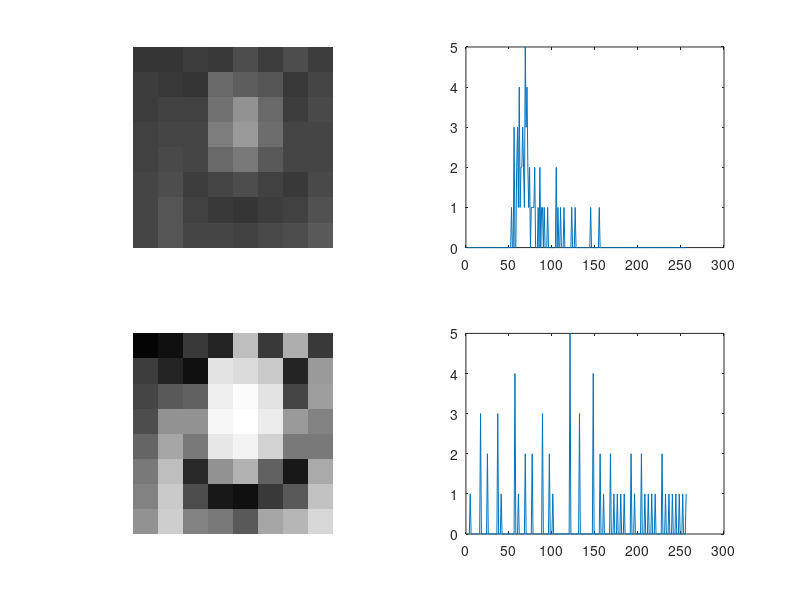

This figure's MATLAB source:
clc;
clear all;
close all;

I = [52	55	61	59	79	61	76	61
     62	59	55	104	94	85	59	71
     63	65	66	113	144	104	63	72
     64	70	70	126	154	109	71	69
     67	73	68	106	122	88	68	68
     68	79	60	70	77	66	58	75
     69	85	64	58	55	61	65	83
     70	87	69	68	65	73	78	90];
 
 I = uint8(I);
 % Dimensions of Input Image
 [r,c,d] = size(I);

% Convert Color Image to Gray Scale
if d ==3
    I = rgb2gray(I);
end

I = double(I);
% Histogram of Input Image
Hin = zeros(1,256);
for i = 1:r
    for j = 1:c
        for k1 = 0:255
            if I(i,j)==k1
                Hin(k1+1)= Hin(k1+1)+1;
            end
        end
    end
end

% Histogram Equalization

% Normalization of Input Histogram
Hin_norm = (1/(r*c))*Hin;

% Generating CDF of Input Histogram
Hin_cdf = zeros(1,256);
Hin_cdf(1)= Hin_norm(1);
for i=2:256
    Hin_cdf(i)=Hin_cdf(i-1)+Hin_norm(i);
end

% De-Normalize CDF
Hin_cdf = round(255*Hin_cdf);
%Generate Output Image
Ih = zeros(r,c);
for i=1:r
    for j=1:c
        pix = (I(i,j)+1);
        Ih(i,j)= Hin_cdf(pix);
    end
end

% Histogram of Ouput Image
HOut = zeros(1,256);
for i =1:r
    for j=1:c
        for k=0:255
            if Ih(i,j) ==k
                HOut(k+1)= HOut(k+1)+1;
            end
        end
    end
end

% Plots
%Input Image
subplot(2,2,1);
imshow(uint8(I));


% Histogram of Input Image
subplot(2,2,2);
plot(Hin);


% Output Image
subplot(2,2,3);
imshow(uint8(Ih));


% Histogram of Output Image
subplot(2,2,4);
plot(HOut);